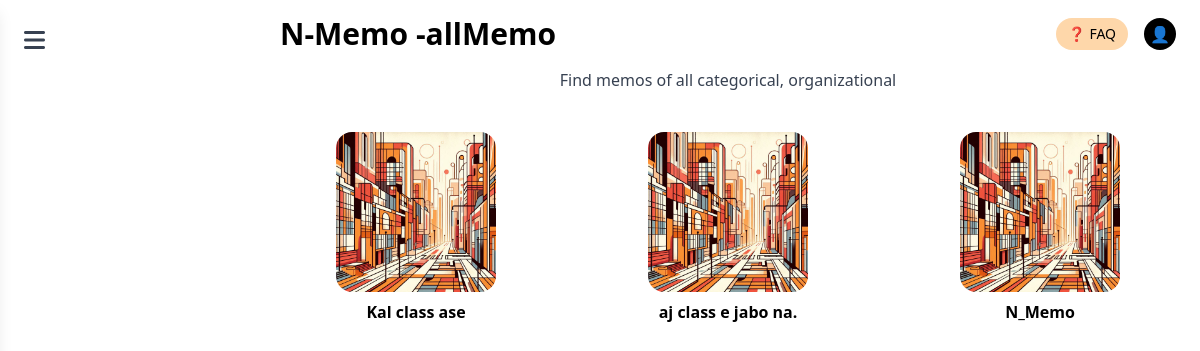
The page /all_memo/ on the database as committed earlier.
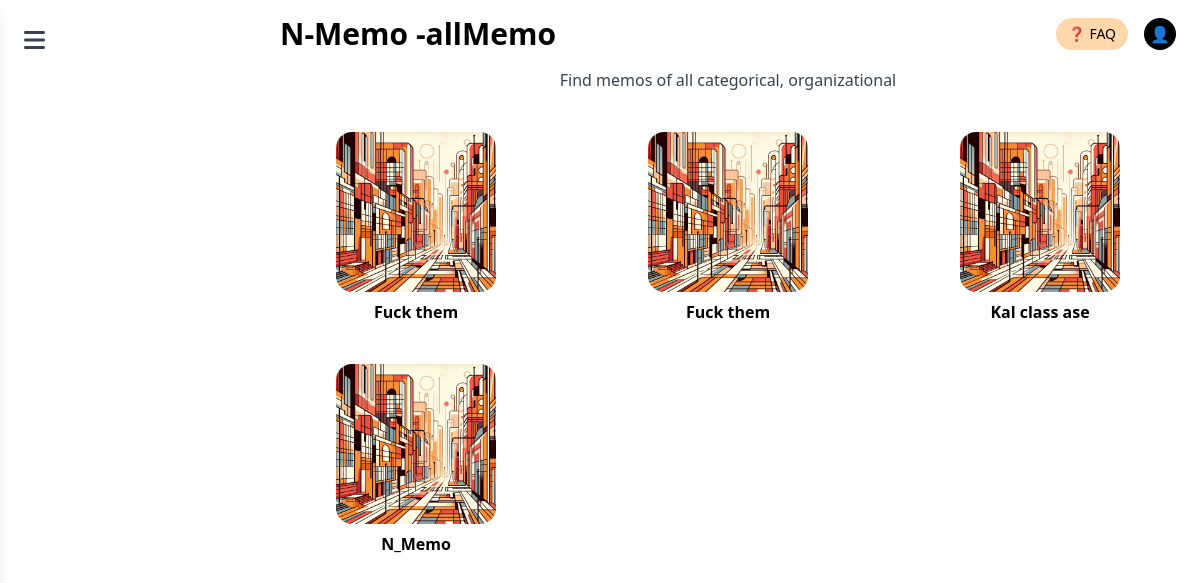
The same page on the database as committed later.
### models/m_model.py (models this page shows)
class Memo(Base):
    __tablename__ = "memos"
    id = Column(Integer, primary_key=True, index=True)
    title = Column(String, index=True)
    content = Column(String)
    created_at = Column(DateTime(timezone=True), server_default=func.now())
    updated_at = Column(DateTime(timezone=True))

### main.py (the view)
@app.get("/all_memo/", response_class=HTMLResponse)
async def all_memo_page(request: Request, db: Session = Depends(get_db)):
    memos_data = (
        db.query(m_model.Memo).order_by(m_model.Memo.created_at.desc()).limit(25).all()
    )
    validated_memos = [
        m_schema.SMemoUpdateResponse.model_validate(memo) for memo in memos_data
    ]
    context = {
        "request": request,
        "title": "N-Memo -allMemo",
        "memos": validated_memos,
    }
    return template.TemplateResponse("allmemo.html", context)

### templates/allmemo.html (shortened to what this page needs)
<!DOCTYPE html>
<html lang="en">
<head>
  <script src="https://cdn.tailwindcss.com"></script>
  <link rel="stylesheet" href="https://cdnjs.cloudflare.com/ajax/libs/font-awesome/6.5.2/css/all.min.css"
 />
</head>
<body class="bg-white font-sans text-black">
  <main class="lg:ml-64">
    <div class="flex justify-between items-center px-6 py-4">
      <h1 class="text-3xl font-bold">{{ title }}</h1>
      <div class="flex items-center space-x-4">
        <button
          class="bg-orange-200 text-black text-sm font-medium px-3 py-1.5 rounded-full flex items-center space-x-1">
          <span>❓</span>
          <span>FAQ</span>
        </button>
        <div class="w-8 h-8 bg-black rounded-full flex items-center justify-center text-white">
          <span>👤</span>
        </div>
      </div>
    </div>
    <p class="text-center text-gray-700 mb-10">
      Find memos of all categorical, organizational
    </p>
    <div class="max-w-6xl mx-auto px-6">
      <div class="grid grid-cols-1 sm:grid-cols-2 md:grid-cols-3 lg:grid-cols-3 gap-10 place-items-center">
        {% if memos %}
        {% for memo in memos %}
        <a href="/memo_detail/{{ memo.id }}" class="text-center block group">
          <img src="/static/asset/landing/future.jpg" alt="Memo"
            class="rounded-2xl w-40 h-40 object-cover mb-2 transform group-hover:scale-105 transition-transform duration-200" />
          <p class="font-semibold group-hover:text-blue-600 transition-colors duration-200">{{ memo.title }}</p>
        </a>
        {% endfor %}
        {% endif %}
      </div>
    </div>
  </main>
</body>
</html>

Rows that differ between the two databases and show on the page:
removed Memo: title "aj class e jabo na."
added Memo: title "Fuck them"
added Memo: title "Fuck them"
